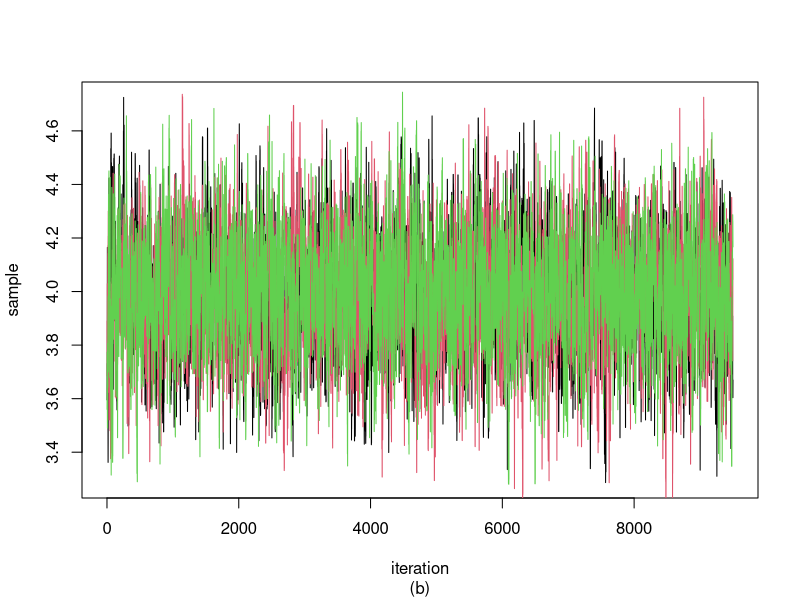
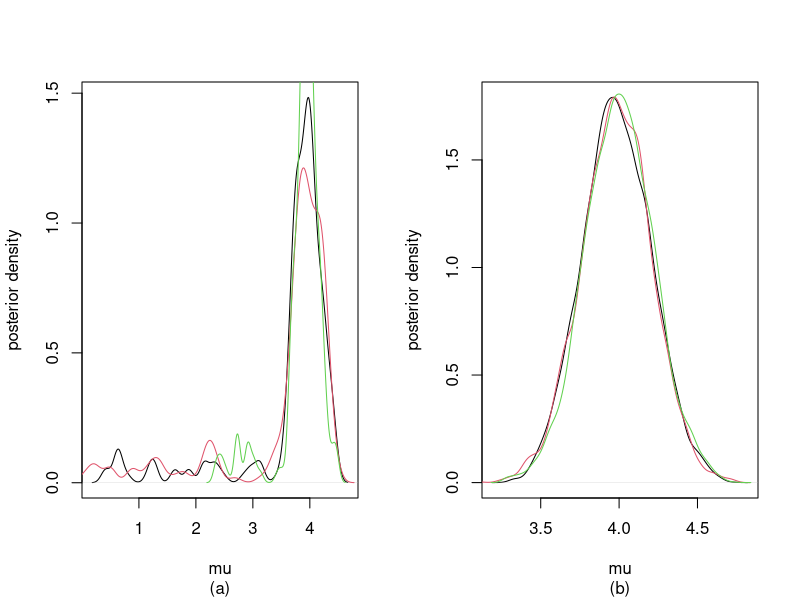
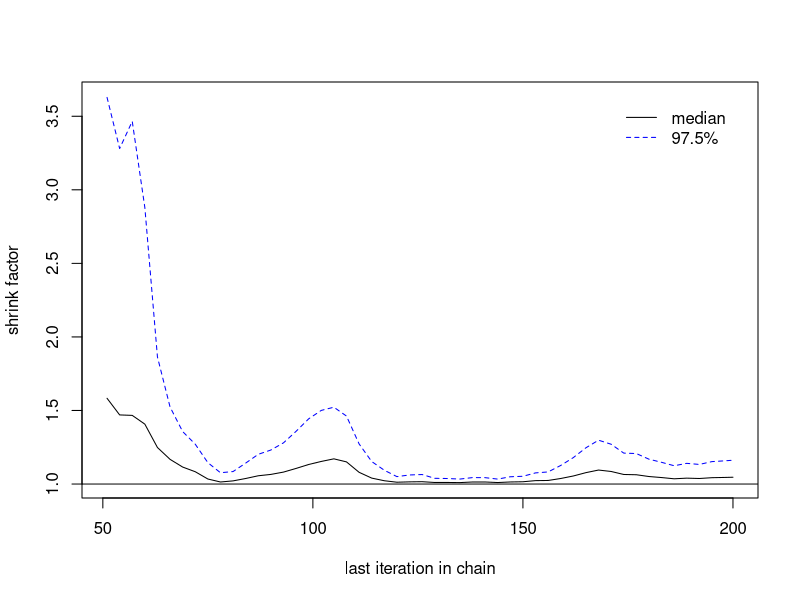
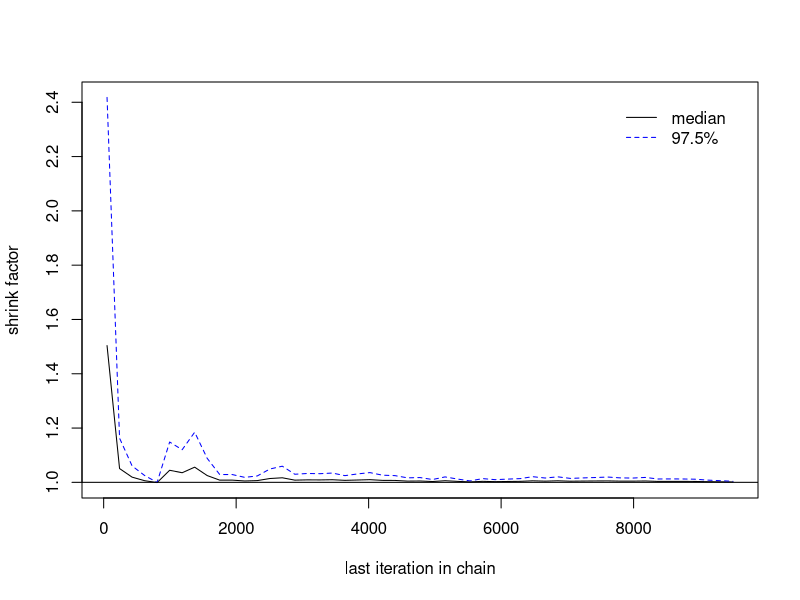
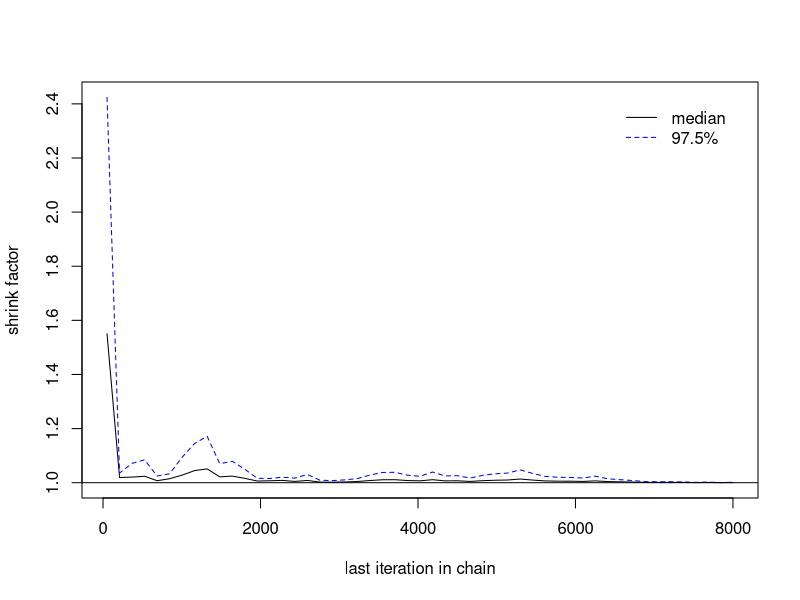
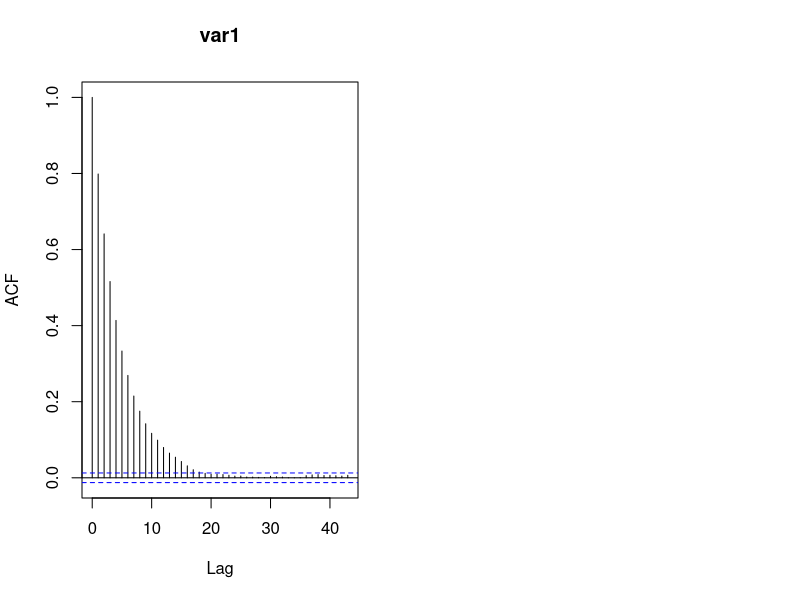
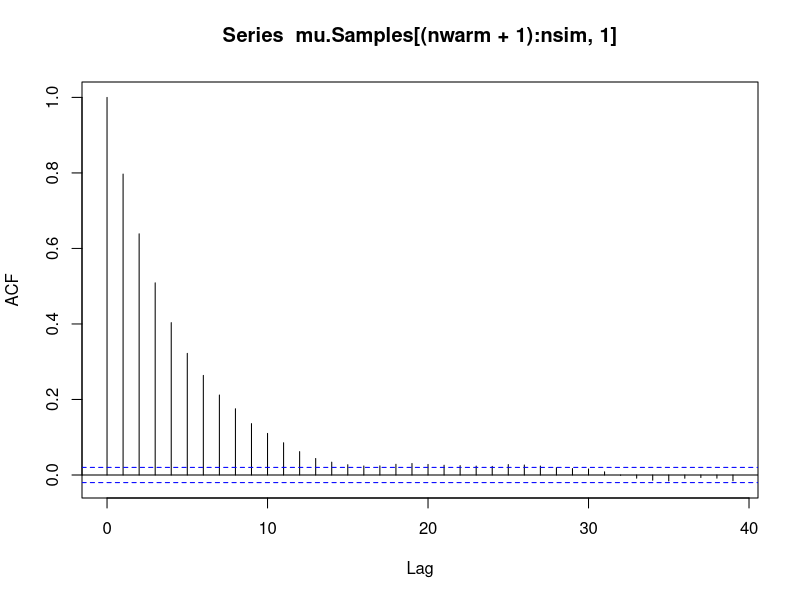
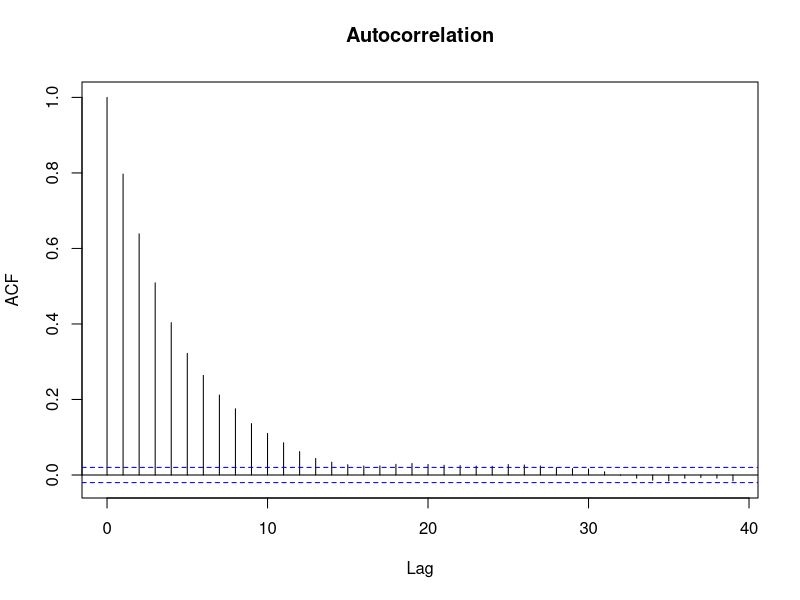

These charts were generated, in order, by the following R code:
library(coda)

##### Read Data #####
n=20; xbar=4; sigma=1
mu0=0; sigma0=10
dataList=list(n=n,xbar=xbar,sigma=sigma, mu0=mu0, sigma0=sigma0)

#### Function To Compute Posterior Kernel ####
post.kernel=function(mu,dataList){
  post.kernel= exp( -0.5*( ((dataList$xbar-mu)*sqrt(dataList$n)/dataList$sigma )^2 +
                           ((mu-dataList$mu0)/dataList$sigma0 )^2 ))
  return(post.kernel)
}

##### Function To Perform Random Walk Metropolis ####
Metro=function(nsim, mu.init, delta, dataList){
  
  mu.samples=mu.init
  mu.curr=mu.init
  
  for (iter in 1:nsim){
    mu.prop = rnorm(1, mean=mu.curr, sd=delta)
    alpha = min(1, post.kernel(mu.prop,dataList)/post.kernel(mu.curr,dataList))
    u = runif(1)
    mu.next = mu.prop*(u<alpha) + mu.curr*(u>alpha)
    mu.samples = rbind(mu.samples, mu.next)
    mu.curr = mu.next
  }
  
  return(mu.samples)
  
}

##################################################

delta=0.2
nsim=10000; nwarm=500
n.chains=3

mu.Samples=matrix(0, nsim, n.chains)

for(i in 1:n.chains){
  mu.init = rnorm(1, mu0, 2)
  mu.Samples[, i] = Metro(nsim-1, mu.init, delta, dataList) 
}


#### Fig3.1 예 3.1에서 3개의 체인에 대한 경로그림 ####
plot(mu.Samples[(nwarm+1):nsim,1], xlab="iteration", ylab="sample",type="l",main="", sub="(b)")
lines(mu.Samples[(nwarm+1):nsim,2], col=2)
lines(mu.Samples[(nwarm+1):nsim,3], col=3)

savePlot(file="figure/Fig_3_1_traceplot", type=c("bmp"), device=dev.cur())

#### Fig3.2 예 3.1에서 3개의 체인으로부터 추정된 사후밀도함수 ####
par(mfrow=c(1,2))
nwarm=0; nsim=200
plot(density(mu.Samples[(nwarm+1):nsim,1]), xlab="mu", ylab="posterior density", main="",  sub="(a)")
lines(density(mu.Samples[(nwarm+1):nsim,2]),col=2)
lines(density(mu.Samples[(nwarm+1):nsim,3]),col=3)

nwarm=500; nsim=10000
plot(density(mu.Samples[(nwarm+1):nsim,1]), xlab="mu", ylab="posterior density", main="", sub="(b)")
lines(density(mu.Samples[(nwarm+1):nsim,2]),col=2)
lines(density(mu.Samples[(nwarm+1):nsim,3]),col=3)
savePlot(file="figure/Fig_3_2_postdensity", type=c("bmp"), device=dev.cur())

#### Fig3.3 예 3.1에서 반복수에 따른 Gelman 상수 ####
mu1.Samples=mcmc(mu.Samples[1:200,])
mu1.codaSamples=mcmc.list(list(mu1.Samples[,1],mu1.Samples[,2],mu1.Samples[,3]))
gelman.plot(mu1.codaSamples, col=c("black", "blue"))
savePlot(file="figure/Fig_3_3_a_Gelman", type=c("bmp"), device=dev.cur())

mu2.Samples=mcmc(mu.Samples[501:10000,])
mu2.codaSamples=mcmc.list(list(mu2.Samples[,1],mu2.Samples[,2],mu2.Samples[,3]))
gelman.plot(mu2.codaSamples, col=c("black", "blue"))

mu3.Samples=mcmc(mu.Samples[2001:10000,])
mu3.codaSamples=mcmc.list(list(mu3.Samples[,1],mu3.Samples[,2],mu3.Samples[,3]))
gelman.plot(mu3.codaSamples, col=c("black", "blue"))
savePlot(file="figure/Fig_3_3_b_Gelman", type=c("bmp"), device=dev.cur())


#### ACF값 ####
mu.postSamples=as.matrix(mu3.codaSamples)
aa=acf(mu.postSamples); aa

#### Fig 3.4 예 3.1 표본의 자기상관 그림 ####
par(mfrow=c(1,1))
plot(acf(mu.Samples[(nwarm+1):nsim,1]), main="Autocorrelation")
savePlot(file="figure/Fig_3_4_acf", type=c("bmp"), device=dev.cur())

#### ESS (효용표본수) ####
mu.postSamples=as.matrix(mu3.codaSamples)
aa=as.vector(unlist(acf(mu.postSamples)))
aa=as.numeric(aa[2:17])
ESS = (nsim-nwarm)/(1+2*sum(aa)); ESS
